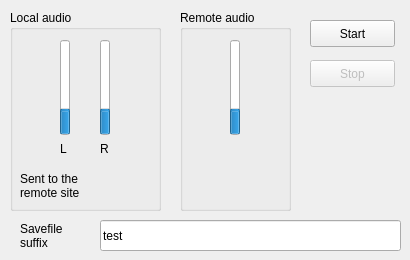
<ui version="4.0" >
 <class>MainDialogClass</class>
 <widget class="QMainWindow" name="MainDialogClass" >
  <property name="geometry" >
   <rect>
    <x>0</x>
    <y>0</y>
    <width>410</width>
    <height>260</height>
   </rect>
  </property>
  <property name="sizePolicy" >
   <sizepolicy vsizetype="Fixed" hsizetype="Fixed" >
    <horstretch>0</horstretch>
    <verstretch>0</verstretch>
   </sizepolicy>
  </property>
  <property name="minimumSize" >
   <size>
    <width>410</width>
    <height>260</height>
   </size>
  </property>
  <property name="maximumSize" >
   <size>
    <width>410</width>
    <height>260</height>
   </size>
  </property>
  <property name="windowTitle" >
   <string>MEG Video Recording Station</string>
  </property>
  <widget class="QWidget" name="centralwidget" >
   <widget class="QPushButton" name="startButton" >
    <property name="geometry" >
     <rect>
      <x>310</x>
      <y>20</y>
      <width>85</width>
      <height>27</height>
     </rect>
    </property>
    <property name="text" >
     <string>Start</string>
    </property>
   </widget>
   <widget class="QPushButton" name="stopButton" >
    <property name="enabled" >
     <bool>false</bool>
    </property>
    <property name="geometry" >
     <rect>
      <x>310</x>
      <y>60</y>
      <width>85</width>
      <height>27</height>
     </rect>
    </property>
    <property name="text" >
     <string>Stop</string>
    </property>
   </widget>
   <widget class="QGroupBox" name="localGroupBox" >
    <property name="geometry" >
     <rect>
      <x>10</x>
      <y>10</y>
      <width>151</width>
      <height>201</height>
     </rect>
    </property>
    <property name="title" >
     <string>Local audio</string>
    </property>
    <widget class="QProgressBar" name="senderLevelLeft" >
     <property name="geometry" >
      <rect>
       <x>50</x>
       <y>30</y>
       <width>10</width>
       <height>95</height>
      </rect>
     </property>
     <property name="value" >
      <number>24</number>
     </property>
     <property name="textVisible" >
      <bool>false</bool>
     </property>
     <property name="orientation" >
      <enum>Qt::Vertical</enum>
     </property>
    </widget>
    <widget class="QProgressBar" name="senderLevelRight" >
     <property name="geometry" >
      <rect>
       <x>90</x>
       <y>30</y>
       <width>10</width>
       <height>95</height>
      </rect>
     </property>
     <property name="value" >
      <number>24</number>
     </property>
     <property name="textVisible" >
      <bool>false</bool>
     </property>
     <property name="orientation" >
      <enum>Qt::Vertical</enum>
     </property>
    </widget>
    <widget class="QLabel" name="label" >
     <property name="geometry" >
      <rect>
       <x>10</x>
       <y>150</y>
       <width>61</width>
       <height>51</height>
      </rect>
     </property>
     <property name="text" >
      <string>Sent to the remote site</string>
     </property>
     <property name="wordWrap" >
      <bool>true</bool>
     </property>
    </widget>
    <widget class="QLabel" name="label_2" >
     <property name="geometry" >
      <rect>
       <x>50</x>
       <y>130</y>
       <width>16</width>
       <height>18</height>
      </rect>
     </property>
     <property name="text" >
      <string>L</string>
     </property>
    </widget>
    <widget class="QLabel" name="label_3" >
     <property name="geometry" >
      <rect>
       <x>90</x>
       <y>130</y>
       <width>16</width>
       <height>18</height>
      </rect>
     </property>
     <property name="text" >
      <string>R</string>
     </property>
    </widget>
   </widget>
   <widget class="QGroupBox" name="remoteGroupBox" >
    <property name="geometry" >
     <rect>
      <x>180</x>
      <y>10</y>
      <width>111</width>
      <height>201</height>
     </rect>
    </property>
    <property name="title" >
     <string>Remote audio</string>
    </property>
    <widget class="QProgressBar" name="receiverLevelLeft" >
     <property name="geometry" >
      <rect>
       <x>50</x>
       <y>30</y>
       <width>10</width>
       <height>95</height>
      </rect>
     </property>
     <property name="value" >
      <number>24</number>
     </property>
     <property name="textVisible" >
      <bool>false</bool>
     </property>
     <property name="orientation" >
      <enum>Qt::Vertical</enum>
     </property>
    </widget>
   </widget>
   <widget class="QLineEdit" name="suffixEdit" >
    <property name="geometry" >
     <rect>
      <x>100</x>
      <y>220</y>
      <width>301</width>
      <height>31</height>
     </rect>
    </property>
    <property name="text" >
     <string>test</string>
    </property>
   </widget>
   <widget class="QLabel" name="label_4" >
    <property name="geometry" >
     <rect>
      <x>20</x>
      <y>220</y>
      <width>71</width>
      <height>31</height>
     </rect>
    </property>
    <property name="text" >
     <string>Savefile suffix</string>
    </property>
    <property name="wordWrap" >
     <bool>true</bool>
    </property>
   </widget>
  </widget>
 </widget>
 <resources/>
 <connections>
  <connection>
   <sender>startButton</sender>
   <signal>clicked()</signal>
   <receiver>MainDialogClass</receiver>
   <slot>onStartRec()</slot>
   <hints>
    <hint type="sourcelabel" >
     <x>56</x>
     <y>993</y>
    </hint>
    <hint type="destinationlabel" >
     <x>649</x>
     <y>509</y>
    </hint>
   </hints>
  </connection>
  <connection>
   <sender>stopButton</sender>
   <signal>clicked()</signal>
   <receiver>MainDialogClass</receiver>
   <slot>onStopRec()</slot>
   <hints>
    <hint type="sourcelabel" >
     <x>176</x>
     <y>993</y>
    </hint>
    <hint type="destinationlabel" >
     <x>649</x>
     <y>509</y>
    </hint>
   </hints>
  </connection>
 </connections>
 <slots>
  <slot>onStartRec()</slot>
  <slot>onStopRec()</slot>
  <slot>onShutterChanged(int)</slot>
  <slot>onGainChanged(int)</slot>
  <slot>onCam1Toggled(bool)</slot>
  <slot>onCam2Toggled(bool)</slot>
  <slot>onExit()</slot>
 </slots>
</ui>
